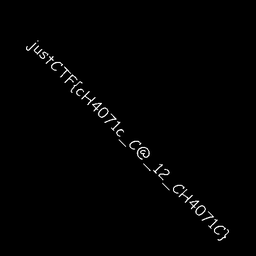
#> input picture challenges/misc_catto/solve/clean_flag.png, 256 x 256 px, shrunk from 500 x 500 before the run
$ python lsb_and_cat.py clean_flag.png out.png
#> lines starting #> are read from the running program, lines starting #| are printed output that depends on the picture
from PIL import Image
import sys

if(len(sys.argv) != 3):
	print("Usage: lsb_and_cat.py <in> <out>")
	sys.exit(-1)


def catmap(x,y, n):
	return ((x+y) % n, (2*x+y) % n)

def cat3map(x,y, n):
	a = x
	b = y
	for _ in range(3):
		a, b = catmap(a,b, n)

	return a,b

f_in = sys.argv[1]
f_out = sys.argv[2]

i_in = Image.open(f_in)
#> i_in is the input picture: PIL image 256x256 RGBA; mean R, G, B, A 2.7, 2.7, 2.7, 255
i_out = Image.open(f_in)

width, height = i_in.size
#> width = 256; height = 256

for x in range(width):
	for y in range(height):
		xx, yy = cat3map(x,y, width)
		r,_,_,_ = i_in.getpixel((xx,yy))
		if(r & 1 == 1):
			i_out.putpixel((x,y), (255,255,255))
		else:
			i_out.putpixel((x,y), (0,0,0))
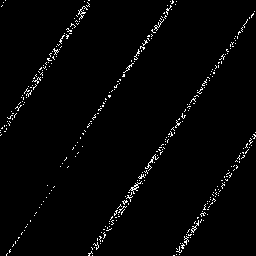
#> i_out: PIL image 256x256 RGBA; mean R, G, B, A 5.2, 5.2, 5.2, 255

i_out.save(f_out)
